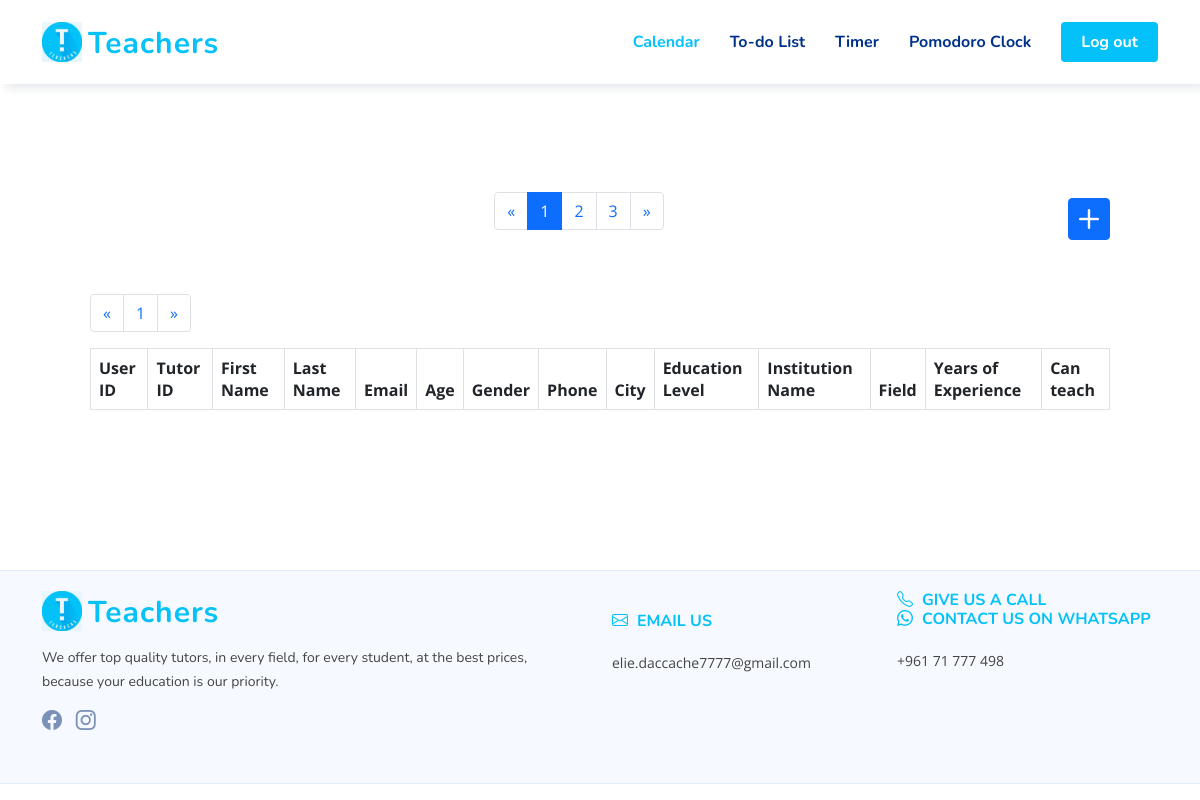
The app's page /admin_tutors_page.php?page_no=2, older data.
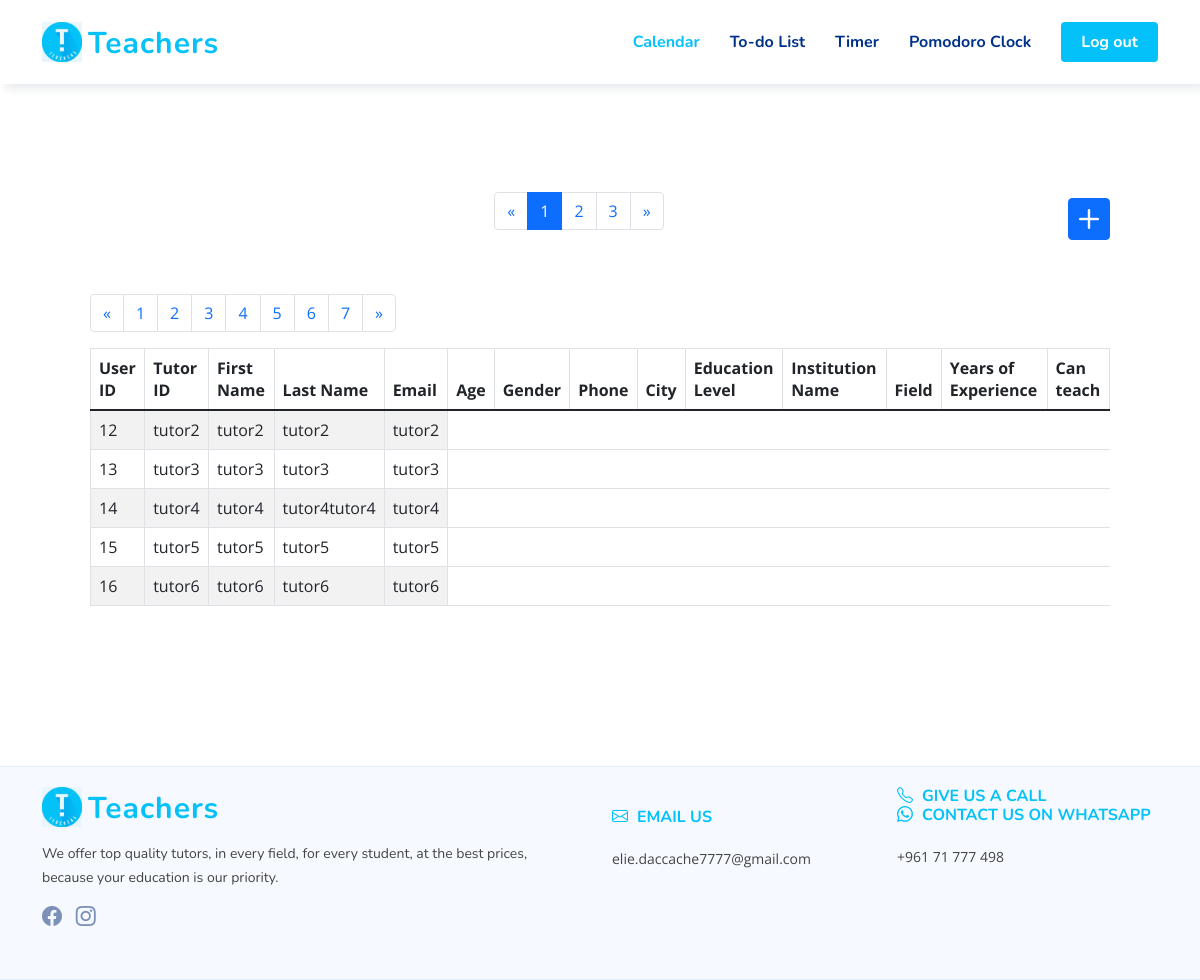
The same page, newer data.
### tables this page shows
CREATE TABLE `users` (
  `user_id` int(11) NOT NULL,
  `type` int(250) NOT NULL,
  `first_name` varchar(250) NOT NULL,
  `last_name` varchar(250) NOT NULL,
  `email` varchar(250) NOT NULL,
  `phone_number` varchar(250) NOT NULL,
  `password` text NOT NULL
);

### admin_tutors_page.php (the view, shortened to what this page needs)
<?php
include("connection.php");
?>
<!DOCTYPE html>
<html lang="en">
<head>
    <link href="./vendor/bootstrap/css/bootstrap.min.css" rel="stylesheet">
    <link href="./vendor/bootstrap-icons/bootstrap-icons.css" rel="stylesheet">
    <link href="./vendor/aos/aos.css" rel="stylesheet">
    <link href="./vendor/remixicon/remixicon.css" rel="stylesheet">
    <link href="./vendor/swiper/swiper-bundle.min.css" rel="stylesheet">
    <link href="./vendor/glightbox/css/glightbox.min.css" rel="stylesheet">
    <link href="./css/style.css" rel="stylesheet">
    <link href="./css/style2.css" rel="stylesheet">
</head>
<body>
    <header id="header" class="header fixed-top header-form">
        <div class="container-fluid container-xl d-flex align-items-center justify-content-between">
            <a href="index.html" class="logo d-flex align-items-center">
                <img src="./img/logo.png" alt="">
                <span>Teachers</span>
            </a>
            <nav id="navbar" class="navbar">
                <ul>
                    <li><a class="nav-link scrollto active" href="#hero">Calendar</a></li>
                    <li><a class="nav-link scrollto" href="#about">To-do List</a></li>
                    <li><a class="nav-link scrollto" href="#team">Timer</a></li>
                    <li><a class="nav-link scrollto" href="#contact">Pomodoro Clock</a></li>
                    <li><a class="getstarted scrollto" href="#about">Log out</a></li>
                </ul>
            </nav>
        </div>
    </header>
    <div class="container" data-page="1">
        <br><br><br><br><br>
        <div class="m-5 d-flex justify-content-between">
            <ul class="pagination">
              <li class="page-item">
                <a class="page-link" href="#" aria-label="Previous">
                  <span aria-hidden="true">&laquo;</span>
                </a>
              </li>
              <li class="page-item active"><a class="page-link" href="#">1</a></li>
              <li class="page-item"><a class="page-link" href="#">2</a></li>
              <li class="page-item"><a class="page-link" href="#">3</a></li>
              <li class="page-item">
                <a class="page-link" href="#" aria-label="Next">
                  <span aria-hidden="true">&raquo;</span>
                </a>
              </li>
            </ul>
            <a class="btn btn-primary p-0" data-bs-toggle="modal" data-bs-target="#add-modal"><i class="bi bi-plus fs-1 lh-1"></i></a>
        </div>
        <div class="table-responsive m-5">
            <table class="table table-bordered table-striped">
                <thead>
                <tr>
                    <th scope="col" onclick="sortBookingsBy(this)" name="user_id">User ID</th>
                    <th scope="col" onclick="sortBookingsBy(this)" name="tutor_id">Tutor ID</th>
                    <th scope="col" onclick="sortBookingsBy(this)" name="tutor_first">First Name</th>
                    <th scope="col" onclick="sortBookingsBy(this)" name="tutor_last">Last Name</th>
                    <th scope="col" onclick="sortBookingsBy(this)" name="email">Email</th>
                    <th scope="col" onclick="sortBookingsBy(this)" name="age">Age</th>
                    <th scope="col" onclick="sortBookingsBy(this)" name="gender">Gender</th>
                    <th scope="col" onclick="sortBookingsBy(this)" name="phone">Phone</th>
                    <th scope="col" onclick="sortBookingsBy(this)" name="city">City</th>
                    <th scope="col" onclick="sortBookingsBy(this)" name="level">Education Level</th>
                    <th scope="col" onclick="sortBookingsBy(this)" name="school">Institution Name</th>
                    <th scope="col" onclick="sortBookingsBy(this)" name="field">Field</th>
                    <th scope="col" onclick="sortBookingsBy(this)" name="years">Years of Experience</th>
                    <th scope="col" onclick="sortBookingsBy(this)" name="years">Can teach</th>
                </tr>
                </thead>
                <tbody>
                <?php
                if (isset($_GET['page_no']) && $_GET['page_no']!="") {
                  $page_no = $_GET['page_no'];
                  } else {
                      $page_no = 1;
                      }
                $records_per_page = 5;
                $offset = ($page_no-1) * $records_per_page;
                $previous_page = $page_no - 1;
                $next_page = $page_no + 1;
                $query = "SELECT COUNT(*) As total_records FROM users";
                $stmt1 = $connection->prepare($query);
                $stmt1->execute();
                $results_tutors = $stmt1->get_result();
                $total_records = $results_tutors->fetch_assoc();
                $no_of_pages = ceil($total_records["total_records"] / $records_per_page);
                $query_tutors_application = "SELECT * FROM users LIMIT $records_per_page OFFSET $offset";
                $stmt = $connection->prepare($query_tutors_application);
                $stmt->execute();
                $results_tutors = $stmt->get_result();
                ?>
              <div class="pagContainer">
                <ul class="pagination">
                  <li class="page-item" <?php if($page_no <= 1){ echo "class='disabled'"; } ?>>
                    <a class="page-link"aria-label="Previous" <?php if($page_no > 1){
                          echo "href='?page_no=$previous_page'";
                      } ?>><span aria-hidden="true">&laquo;</span></a>
                  </li>
                      <?php
                        for ($counter = 1; $counter <= $no_of_pages; $counter++){
                        if ($counter == $page_no) {
                          echo "<li class='page-item'><a class='page-link' >$counter</a></li>";
                        }else{
                          echo "<li class='page-item'><a class='page-link' href='?page_no=$counter'>$counter</a></li>";
                            }
                        }?>
                  <li class="page-item"<?php if($page_no >= $no_of_pages){
                      echo "class='disabled'";
                  } ?>>
                    <a class="page-link"<?php if($page_no < $no_of_pages) {
                    echo "href='?page_no=$next_page'";
                    } ?>><span aria-hidden="true">&raquo;</span></a>
                      </li>
                </ul>
                </div>
                <?php
                while($row = $results_tutors->fetch_assoc()){
                  echo "<tr>
                 <td>".$row['user_id']."</td>
                 <td>".$row['first_name']."</td>
                 <td>".$row['last_name']."</td>
                 <td>".$row['email']."</td>
                 <td>".$row['phone_number']."</td>
                 </tr>";
                      }
                ?>
                </tbody>
            </table>
        </div>
    </div>
    <br><br><br><br>
  <footer id="footer" class="footer">
    <div class="footer-top">
      <div class="container">
        <div class="row gy-4">
          <div class="col-lg-6 col-md-12 footer-info">
            <a href="index.html" class="logo d-flex align-items-center">
              <img src="./img/logo.png" alt="">
              <span>Teachers</span>
            </a>
            <p>We offer top quality tutors, in every field, for every student, at the best prices, <br>
              because your education is our priority.</p>
            <div class="social-links mt-3">
                <a href="https://www.facebook.com/Teachers.leb/" class="facebook"><i class="bi bi-facebook"></i></a>
                <a href="https://www.instagram.com/teachers.lb/" class="instagram"><i class="bi bi-instagram"></i></a>
            </div>
          </div>
          <div class="col-lg-3 col-5 footer-links">
            <br> <br class="d-block d-md-none">
            <h4><i class="bi bi-envelope"></i>&ThickSpace; Email us</h4> <br>
            elie.daccache7777@gmail.com
          </div>
          <div class="col-lg-3 col-5 footer-contact text-center text-md-start">
            <h4>
              <i class="bi bi-telephone"></i>&ThickSpace; Give us a call <br>
              <i class="bi bi-whatsapp"></i>&ThickSpace; Contact us on WhatsApp</h4> <br>
            +961 71 777 498
          </div>
        </div>
      </div>
    </div>
  </footer>
</body>
</html>

### css/style.css (style rules this page uses)
:root { scroll-behavior: smooth; }
body { font-family: "Open Sans", sans-serif; color: #444444; }
a { color: #4154f1; text-decoration: none; }
h1, h2, h3, h4, h5, h6 { font-family: "Nunito", sans-serif; }
.header { transition: all 0.5s; z-index: 997; padding: 20px 0; }
.header .logo { line-height: 0; }
.header .logo img { max-height: 40px; margin-right: 6px; }
.header .logo span { font-size: 30px; font-weight: 700; letter-spacing: 1px; color: #04c2f9 ; font-family: "Nunito", sans-serif; margin-top: 3px; }
.navbar { padding: 0; }
.navbar ul { margin: 0; padding: 0; display: flex; list-style: none; align-items: center; }
.navbar li { position: relative; }
.navbar a, .navbar a:focus { display: flex; align-items: center; justify-content: space-between; padding: 10px 0 10px 30px; font-family: "Nunito", sans-serif; font-size: 16px; font-weight: 700; color: #013289; white-space: nowrap; transition: 0.3s; }
.navbar a:hover, .navbar .active, .navbar .active:focus, .navbar li:hover > a { color: #04c2f9; }
.navbar .getstarted, .navbar .getstarted:focus { background: #04c2f9; padding: 8px 20px; margin-left: 30px; border-radius: 4px; color: #fff; }
.footer { background: #f6f9ff; font-size: 14px; }
.footer .footer-top { border-top: 1px solid #e1ecff; border-bottom: 1px solid #e1ecff; padding: 20px 0 20px 0; }
.footer .footer-top .footer-info { margin-bottom: 30px; }
.footer .footer-top .footer-info .logo { line-height: 0; margin-bottom: 15px; }
.footer .footer-top .footer-info .logo img { max-height: 40px; margin-right: 6px; }
.footer .footer-top .footer-info .logo span { font-size: 30px; font-weight: 700; letter-spacing: 1px; color: #04c2f9 ; font-family: "Nunito", sans-serif; margin-top: 3px; }
.footer .footer-top .footer-info p { font-size: 14px; line-height: 24px; margin-bottom: 0; font-family: "Nunito", sans-serif; }
.footer .footer-top .social-links a { font-size: 20px; display: inline-block; color: rgba(1, 41, 112, 0.5); line-height: 0; margin-right: 10px; transition: 0.3s; }
.footer .footer-top h4 { font-size: 16px; font-weight: bold; color: #04c2f9 ; text-transform: uppercase; position: relative; padding-bottom: 12px; }
.footer .footer-top .footer-links { margin-bottom: 30px; }

### css/style2.css (style rules this page uses)
.header-form { box-shadow: 5px 5px 9px #e8ebee; background-color: white; }
#footer h4 { margin: 0; padding: 0; }

Row changes from the older to the newer data that the page shows:
added users: user_id "12", first_name "tutor2", last_name "tutor2", email "tutor2", phone_number "tutor2"
added users: user_id "13", first_name "tutor3", last_name "tutor3", email "tutor3", phone_number "tutor3"
added users: user_id "14", first_name "tutor4", last_name "tutor4", email "tutor4tutor4", phone_number "tutor4"
added users: user_id "15", first_name "tutor5", last_name "tutor5", email "tutor5", phone_number "tutor5"
added users: user_id "16", first_name "tutor6", last_name "tutor6", email "tutor6", phone_number "tutor6"
Text that changed along with them:
new list line: "2"
new list line: "3"
new list line: "4"
new list line: "5"
new list line: "6"
new list line: "7"
